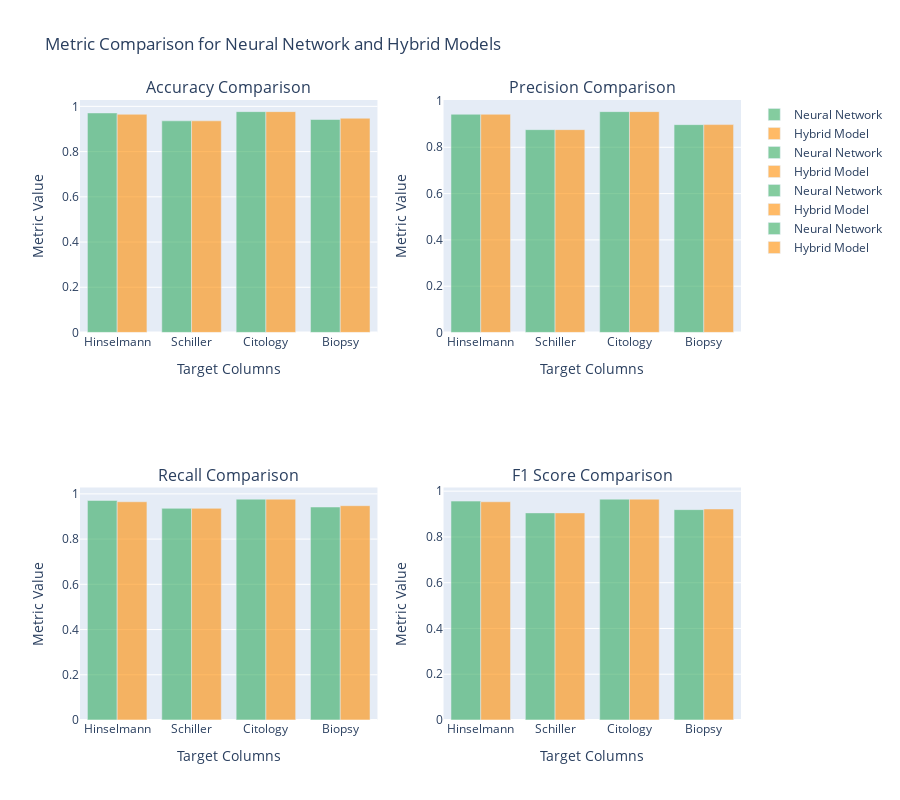

Here is the notebook cell this chart was saved with:
### Markdown cell above
#### Comparison Between Neural Network and Hybrid (NN-KNN)

### Code cell
import plotly.graph_objs as go
from plotly.subplots import make_subplots
import numpy as np
from sklearn.metrics import accuracy_score, precision_score, recall_score, f1_score

# Initialize dictionaries to store performance metrics
metrics_nn = {'Accuracy': [], 'Precision': [], 'Recall': [], 'F1 Score': []}
metrics_hybrid = {'Accuracy': [], 'Precision': [], 'Recall': [], 'F1 Score': []}

# Function to evaluate a model and return all necessary metrics
def evaluate_model(model, X_test, y_test, target_column):
    y_test_pred = model.predict(X_test)
    y_test_pred = (y_test_pred > 0.5).astype(int)  # Assuming binary classification
    
    accuracy = accuracy_score(y_test, y_test_pred)
    precision = precision_score(y_test, y_test_pred, average='weighted', zero_division=0)
    recall = recall_score(y_test, y_test_pred, average='weighted', zero_division=0)
    f1 = f1_score(y_test, y_test_pred, average='weighted', zero_division=0)
    
    return accuracy, precision, recall, f1

# Evaluate neural network model and store metrics
for target_column, model in best_nn_classifier.items():
    X_test_nn = tf.convert_to_tensor(X_test_selected, dtype=tf.float32)
    y_test_nn = tf.convert_to_tensor(y_test[target_column].values, dtype=tf.float32)
    
#     # Create the model with best parameters
#     model_nn = create_model(X_test_nn.shape[1], **best_params['best_params'])
    
#     # Train the model on the full training set with best parameters
#     model_nn.fit(X_train_nn, y_train_nn, epochs=50, batch_size=32, verbose=0)
    
    # Evaluate the model
    acc_nn, prec_nn, rec_nn, f1_nn = evaluate_model(model, X_test_nn, y_test_nn, target_column)
    metrics_nn['Accuracy'].append(acc_nn)
    metrics_nn['Precision'].append(prec_nn)
    metrics_nn['Recall'].append(rec_nn)
    metrics_nn['F1 Score'].append(f1_nn)

# Evaluate hybrid model and store metrics
for target_column, model in best_Hybridknn_classifiers.items():
    X_test_features = feature_extractor.predict(X_test_scaled)
    
    # Evaluate the model
    acc_hybrid, prec_hybrid, rec_hybrid, f1_hybrid = evaluate_model(model, X_test_features, y_test[target_column], target_column)
    metrics_hybrid['Accuracy'].append(acc_hybrid)
    metrics_hybrid['Precision'].append(prec_hybrid)
    metrics_hybrid['Recall'].append(rec_hybrid)
    metrics_hybrid['F1 Score'].append(f1_hybrid)

# Plotting function using Plotly
def plot_metric_comparison(metrics_nn, metrics_hybrid, target_columns):
    labels = target_columns
    x = np.arange(len(labels))  # the label locations
    
    fig = make_subplots(rows=2, cols=2, subplot_titles=('Accuracy Comparison', 'Precision Comparison', 'Recall Comparison', 'F1 Score Comparison'))
    
    # Accuracy comparison
    fig.add_trace(go.Bar(x=labels, y=metrics_nn['Accuracy'], name='Neural Network', marker_color='rgba(50, 171, 96, 0.6)'), row=1, col=1)
    fig.add_trace(go.Bar(x=labels, y=metrics_hybrid['Accuracy'], name='Hybrid Model', marker_color='rgba(255, 140, 0, 0.6)'), row=1, col=1)
    
    # Precision comparison
    fig.add_trace(go.Bar(x=labels, y=metrics_nn['Precision'], name='Neural Network', marker_color='rgba(50, 171, 96, 0.6)'), row=1, col=2)
    fig.add_trace(go.Bar(x=labels, y=metrics_hybrid['Precision'], name='Hybrid Model', marker_color='rgba(255, 140, 0, 0.6)'), row=1, col=2)
    
    # Recall comparison
    fig.add_trace(go.Bar(x=labels, y=metrics_nn['Recall'], name='Neural Network', marker_color='rgba(50, 171, 96, 0.6)'), row=2, col=1)
    fig.add_trace(go.Bar(x=labels, y=metrics_hybrid['Recall'], name='Hybrid Model', marker_color='rgba(255, 140, 0, 0.6)'), row=2, col=1)
    
    # F1 Score comparison
    fig.add_trace(go.Bar(x=labels, y=metrics_nn['F1 Score'], name='Neural Network', marker_color='rgba(50, 171, 96, 0.6)'), row=2, col=2)
    fig.add_trace(go.Bar(x=labels, y=metrics_hybrid['F1 Score'], name='Hybrid Model', marker_color='rgba(255, 140, 0, 0.6)'), row=2, col=2)
    
    fig.update_xaxes(title_text='Target Columns', row=1, col=1)
    fig.update_xaxes(title_text='Target Columns', row=1, col=2)
    fig.update_xaxes(title_text='Target Columns', row=2, col=1)
    fig.update_xaxes(title_text='Target Columns', row=2, col=2)
    
    fig.update_yaxes(title_text='Metric Value', row=1, col=1)
    fig.update_yaxes(title_text='Metric Value', row=1, col=2)
    fig.update_yaxes(title_text='Metric Value', row=2, col=1)
    fig.update_yaxes(title_text='Metric Value', row=2, col=2)
    
    
    fig.update_layout(title='Metric Comparison for Neural Network and Hybrid Models', height=800, width=900)
    
    fig.show()

# List of target columns
target_columns = list(results.keys())

# Plot metrics using Plotly
plot_metric_comparison(metrics_nn, metrics_hybrid, target_columns)

### Figure 1 — Plotly figure (JSON) as saved in the notebook; plotly's stock layout.template omitted (floating-point values rounded to 4 significant figures)
{"data": [{"marker": {"color": "rgba(50, 171, 96, 0.6)"}, "name": "Neural Network", "type": "bar", "x": ["Hinselmann", "Schiller", "Citology", "Biopsy"], "xaxis": "x", "y": [0.9709, 0.936, 0.9767, 0.9419], "yaxis": "y"}, {"marker": {"color": "rgba(255, 140, 0, 0.6)"}, "name": "Hybrid Model", "type": "bar", "x": ["Hinselmann", "Schiller", "Citology", "Biopsy"], "xaxis": "x", "y": [0.9651, 0.936, 0.9767, 0.9477], "yaxis": "y"}, {"marker": {"color": "rgba(50, 171, 96, 0.6)"}, "name": "Neural Network", "type": "bar", "x": ["Hinselmann", "Schiller", "Citology", "Biopsy"], "xaxis": "x2", "y": [0.9427, 0.8762, 0.954, 0.8978], "yaxis": "y2"}, {"marker": {"color": "rgba(255, 140, 0, 0.6)"}, "name": "Hybrid Model", "type": "bar", "x": ["Hinselmann", "Schiller", "Citology", "Biopsy"], "xaxis": "x2", "y": [0.9425, 0.8762, 0.954, 0.8981], "yaxis": "y2"}, {"marker": {"color": "rgba(50, 171, 96, 0.6)"}, "name": "Neural Network", "type": "bar", "x": ["Hinselmann", "Schiller", "Citology", "Biopsy"], "xaxis": "x3", "y": [0.9709, 0.936, 0.9767, 0.9419], "yaxis": "y3"}, {"marker": {"color": "rgba(255, 140, 0, 0.6)"}, "name": "Hybrid Model", "type": "bar", "x": ["Hinselmann", "Schiller", "Citology", "Biopsy"], "xaxis": "x3", "y": [0.9651, 0.936, 0.9767, 0.9477], "yaxis": "y3"}, {"marker": {"color": "rgba(50, 171, 96, 0.6)"}, "name": "Neural Network", "type": "bar", "x": ["Hinselmann", "Schiller", "Citology", "Biopsy"], "xaxis": "x4", "y": [0.9566, 0.9051, 0.9653, 0.9193], "yaxis": "y4"}, {"marker": {"color": "rgba(255, 140, 0, 0.6)"}, "name": "Hybrid Model", "type": "bar", "x": ["Hinselmann", "Schiller", "Citology", "Biopsy"], "xaxis": "x4", "y": [0.9537, 0.9051, 0.9653, 0.9222], "yaxis": "y4"}], "layout": {"annotations": [{"font": {"size": 16}, "showarrow": false, "text": "Accuracy Comparison", "x": 0.225, "xanchor": "center", "xref": "paper", "y": 1, "yanchor": "bottom", "yref": "paper"}, {"font": {"size": 16}, "showarrow": false, "text": "Precision Comparison", "x": 0.775, "xanchor": "center", "xref": "paper", "y": 1, "yanchor": "bottom", "yref": "paper"}, {"font": {"size": 16}, "showarrow": false, "text": "Recall Comparison", "x": 0.225, "xanchor": "center", "xref": "paper", "y": 0.375, "yanchor": "bottom", "yref": "paper"}, {"font": {"size": 16}, "showarrow": false, "text": "F1 Score Comparison", "x": 0.775, "xanchor": "center", "xref": "paper", "y": 0.375, "yanchor": "bottom", "yref": "paper"}], "height": 800, "title": {"text": "Metric Comparison for Neural Network and Hybrid Models"}, "width": 900, "xaxis": {"anchor": "y", "domain": [0, 0.45], "title": {"text": "Target Columns"}}, "xaxis2": {"anchor": "y2", "domain": [0.55, 1], "title": {"text": "Target Columns"}}, "xaxis3": {"anchor": "y3", "domain": [0, 0.45], "title": {"text": "Target Columns"}}, "xaxis4": {"anchor": "y4", "domain": [0.55, 1], "title": {"text": "Target Columns"}}, "yaxis": {"anchor": "x", "domain": [0.625, 1], "title": {"text": "Metric Value"}}, "yaxis2": {"anchor": "x2", "domain": [0.625, 1], "title": {"text": "Metric Value"}}, "yaxis3": {"anchor": "x3", "domain": [0, 0.375], "title": {"text": "Metric Value"}}, "yaxis4": {"anchor": "x4", "domain": [0, 0.375], "title": {"text": "Metric Value"}}}}
